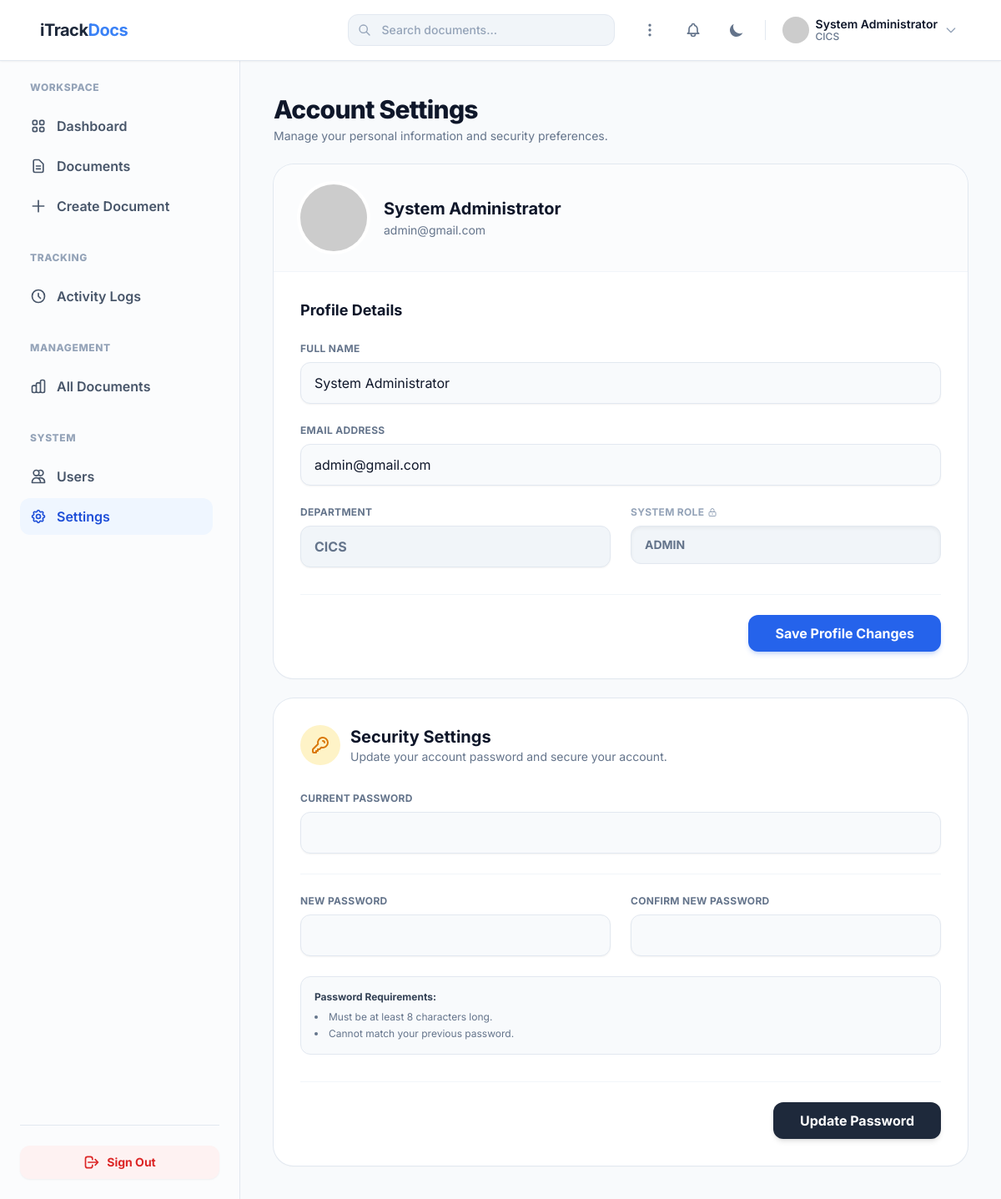
/index.php?action=settings (signed in), run on the app's committed database.
### tables this page shows
CREATE TABLE IF NOT EXISTS `users` (
  `id` int(11) NOT NULL AUTO_INCREMENT,
  `username` varchar(50) NOT NULL,
  `password` varchar(255) NOT NULL,
  `name` varchar(100) NOT NULL,
  `email` varchar(255) DEFAULT NULL,
  `department` varchar(255) DEFAULT NULL,
  `role` varchar(20) DEFAULT 'staff',
  `created_at` timestamp NULL DEFAULT current_timestamp(),
  `status` varchar(20) NOT NULL DEFAULT 'active',
  PRIMARY KEY (`id`),
  UNIQUE KEY `username` (`username`)
);

### src/Controllers/Controller.php (called while the page is built, shortened)
<?php
class Controller {
protected function render($view, $data = []) {
    extract($data);
    require __DIR__ . "/../../views/{$view}.php";
    require __DIR__ . "/../../views/layout.php";
}
}

### src/Controllers/UserController.php (called while the page is built, shortened)
<?php
class UserController extends Controller {
    public function settings() {
        $user_id = $_SESSION['user_id'];
        $model = new \Models\User();
        $user = $model->findById($user_id);
        $this->render('settings', ['user' => $user]);
    }
}

### src/Models/User.php (called while the page is built, shortened)
<?php
class User {
    public function findById($id) {
        $db = (new \Config\Database())->getConnection();
        $stmt = $db->prepare("SELECT * FROM users WHERE id = :id LIMIT 1");
        $stmt->execute(['id' => $id]);
        return $stmt->fetch(\PDO::FETCH_ASSOC);
    }
}

### views/settings.php (the view, shortened to what this page needs)
<div class="animate-fade-in-up space-y-6 w-full">
    <div class="flex flex-col sm:flex-row sm:items-center justify-between gap-4">
        <div>
            <h1 class="text-3xl font-extrabold text-slate-900 dark:text-white tracking-tight">Account Settings</h1>
            <p class="text-slate-500 dark:text-slate-400 text-sm mt-1">Manage your personal information and security preferences.</p>
        </div>
    </div>
    <div class="grid grid-cols-1 xl:grid-cols-2 gap-6 w-full items-start">
        <div class="bg-white dark:bg-slate-900 rounded-3xl ring-1 ring-slate-200 dark:ring-slate-800 shadow-sm overflow-hidden flex flex-col h-full">
            <div class="px-6 sm:px-8 py-6 border-b border-slate-100 dark:border-slate-800 bg-slate-50/50 dark:bg-slate-800/20 flex items-center gap-5">
                <img src="https://ui-avatars.com/api/?name=<?= urlencode($user['name'] ?? 'U') ?>&background=2563eb&color=fff&rounded=true&size=128" alt="Profile" class="w-16 h-16 sm:w-20 sm:h-20 rounded-full ring-4 ring-white dark:ring-slate-900 shadow-sm shrink-0">
                <div>
                    <h2 class="text-xl font-bold text-slate-900 dark:text-white"><?= htmlspecialchars($user['name'] ?? 'User') ?></h2>
                    <p class="text-slate-500 dark:text-slate-400 text-sm mt-0.5"><?= htmlspecialchars($user['email'] ?? 'email') ?></p>
                </div>
            </div>
            <form action="index.php?action=update_settings" method="POST" class="p-6 sm:p-8 flex flex-col flex-1">
                <h3 class="text-lg font-bold text-slate-900 dark:text-white mb-6">Profile Details</h3>
                <div class="grid grid-cols-1 gap-y-6 mb-8 flex-1">
                    <div>
                        <label class="block text-xs font-bold text-slate-500 dark:text-slate-400 uppercase tracking-wide mb-2">Full Name</label>
                        <input type="text" name="name" value="<?= htmlspecialchars($user['name'] ?? '') ?>" required
                            class="w-full bg-slate-50 dark:bg-slate-950 border border-slate-200 dark:border-slate-800 text-slate-900 dark:text-white rounded-xl px-4 py-3 focus:ring-2 focus:ring-brand-500 outline-none transition-shadow shadow-sm">
                    </div>
                    <div>
                        <label class="block text-xs font-bold text-slate-500 dark:text-slate-400 uppercase tracking-wide mb-2">Email Address</label>
                        <input type="email" name="email" value="<?= htmlspecialchars($user['email'] ?? '') ?>" required
                            class="w-full bg-slate-50 dark:bg-slate-950 border border-slate-200 dark:border-slate-800 text-slate-900 dark:text-white rounded-xl px-4 py-3 focus:ring-2 focus:ring-brand-500 outline-none transition-shadow shadow-sm">
                    </div>
                    <div class="grid grid-cols-1 sm:grid-cols-2 gap-6">
                        <div>
                            <label class="block text-xs font-bold text-slate-500 dark:text-slate-400 uppercase tracking-wide mb-2">Department</label>
                            <input type="text" value="CICS" readonly
                                class="w-full bg-slate-100 dark:bg-slate-800 border border-slate-200 dark:border-slate-700 text-slate-500 rounded-xl px-4 py-3 cursor-not-allowed font-bold outline-none shadow-sm">
                        </div>
                        <div>
                            <label class="block text-xs font-bold text-slate-400 uppercase tracking-wide mb-2 flex items-center gap-1">
                                System Role
                                <svg class="w-3 h-3" fill="none" viewBox="0 0 24 24" stroke="currentColor"><path stroke-linecap="round" stroke-linejoin="round" stroke-width="2" d="M12 15v2m-6 4h12a2 2 0 002-2v-6a2 2 0 00-2-2H6a2 2 0 00-2 2v6a2 2 0 002 2zm10-10V7a4 4 0 00-8 0v4h8z" /></svg>
                            </label>
                            <div class="w-full bg-slate-100 dark:bg-slate-800 border border-slate-200 dark:border-slate-700 text-slate-500 dark:text-slate-400 rounded-xl px-4 py-3 font-bold cursor-not-allowed uppercase text-sm shadow-inner">
                                <?= htmlspecialchars($user['role'] ?? 'User') ?>
                            </div>
                        </div>
                    </div>
                </div>
                <div class="pt-6 border-t border-slate-100 dark:border-slate-800 flex justify-end mt-auto">
                    <button type="submit" class="w-full sm:w-auto px-8 py-2.5 bg-brand-600 hover:bg-brand-500 text-white font-bold rounded-xl shadow-md shadow-brand-600/20 transition-all">
                        Save Profile Changes
                    </button>
                </div>
            </form>
        </div>
        <div class="bg-white dark:bg-slate-900 rounded-3xl ring-1 ring-slate-200 dark:ring-slate-800 shadow-sm overflow-hidden flex flex-col h-full">
            <form action="index.php?action=update_password" method="POST" class="p-6 sm:p-8 flex flex-col flex-1">
                <div class="flex items-center gap-3 mb-8">
                    <div class="w-12 h-12 rounded-full bg-amber-100 dark:bg-amber-500/20 text-amber-600 dark:text-amber-400 flex items-center justify-center shrink-0">
                        <svg class="w-6 h-6" fill="none" viewBox="0 0 24 24" stroke="currentColor"><path stroke-linecap="round" stroke-linejoin="round" stroke-width="2" d="M15 7a2 2 0 012 2m4 0a6 6 0 01-7.743 5.743L11 17H9v2H7v2H4a1 1 0 01-1-1v-2.586a1 1 0 01.293-.707l5.964-5.964A6 6 0 1121 9z" /></svg>
                    </div>
                    <div>
                        <h3 class="text-xl font-bold text-slate-900 dark:text-white">Security Settings</h3>
                        <p class="text-sm text-slate-500 dark:text-slate-400">Update your account password and secure your account.</p>
                    </div>
                </div>
                <div class="grid grid-cols-1 gap-y-6 mb-8 flex-1">
                    <div>
                        <label class="block text-xs font-bold text-slate-500 dark:text-slate-400 uppercase tracking-wide mb-2">Current Password</label>
                        <input type="password" name="current_password" required
                            class="w-full bg-slate-50 dark:bg-slate-950 border border-slate-200 dark:border-slate-800 text-slate-900 dark:text-white rounded-xl px-4 py-3 focus:ring-2 focus:ring-amber-500 outline-none transition-shadow shadow-sm">
                    </div>
                    <div class="grid grid-cols-1 sm:grid-cols-2 gap-6 border-t border-slate-100 dark:border-slate-800 pt-6">
                        <div>
                            <label class="block text-xs font-bold text-slate-500 dark:text-slate-400 uppercase tracking-wide mb-2">New Password</label>
                            <input type="password" name="new_password" required minlength="8"
                                class="w-full bg-slate-50 dark:bg-slate-950 border border-slate-200 dark:border-slate-800 text-slate-900 dark:text-white rounded-xl px-4 py-3 focus:ring-2 focus:ring-amber-500 outline-none transition-shadow shadow-sm">
                        </div>
                        <div>
                            <label class="block text-xs font-bold text-slate-500 dark:text-slate-400 uppercase tracking-wide mb-2">Confirm New Password</label>
                            <input type="password" name="confirm_password" required minlength="8"
                                class="w-full bg-slate-50 dark:bg-slate-950 border border-slate-200 dark:border-slate-800 text-slate-900 dark:text-white rounded-xl px-4 py-3 focus:ring-2 focus:ring-amber-500 outline-none transition-shadow shadow-sm">
                        </div>
                    </div>
                    <div class="bg-slate-50 dark:bg-slate-800/50 p-4 rounded-xl border border-slate-200 dark:border-slate-700">
                        <p class="text-xs font-bold text-slate-700 dark:text-slate-300 mb-2">Password Requirements:</p>
                        <ul class="text-xs text-slate-500 dark:text-slate-400 space-y-1 list-disc list-inside">
                            <li>Must be at least 8 characters long.</li>
                            <li>Cannot match your previous password.</li>
                        </ul>
                    </div>
                </div>
                <div class="pt-6 border-t border-slate-100 dark:border-slate-800 flex justify-end mt-auto">
                    <button type="submit" class="w-full sm:w-auto px-8 py-2.5 bg-slate-800 dark:bg-white hover:bg-slate-700 dark:hover:bg-slate-200 text-white dark:text-slate-900 font-bold rounded-xl shadow-md transition-all">
                        Update Password
                    </button>
                </div>
            </form>
        </div>
    </div>
</div>

### data on the page
users: name "System Administrator", email "admin@gmail.com", role "ADMIN"

### other printed values
$_SESSION['user_name'] "System Administrator"
$_SESSION['user_department'] "CICS"
